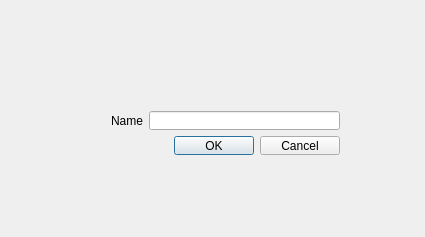
<?xml version="1.0" encoding="UTF-8"?>
<ui version="4.0">
 <class>Dialog</class>
 <widget class="QDialog" name="Dialog">
  <property name="geometry">
   <rect>
    <x>0</x>
    <y>0</y>
    <width>425</width>
    <height>237</height>
   </rect>
  </property>
  <property name="windowTitle">
   <string>Dialog</string>
  </property>
  <widget class="QWidget" name="">
   <property name="geometry">
    <rect>
     <x>100</x>
     <y>100</y>
     <width>251</width>
     <height>66</height>
    </rect>
   </property>
   <layout class="QVBoxLayout" name="verticalLayout">
    <item>
     <layout class="QHBoxLayout" name="horizontalLayout">
      <item>
       <widget class="QLabel" name="label">
        <property name="text">
         <string>Name</string>
        </property>
        <property name="buddy">
         <cstring>lineEdit</cstring>
        </property>
       </widget>
      </item>
      <item>
       <widget class="QLineEdit" name="lineEdit"/>
      </item>
     </layout>
    </item>
    <item>
     <layout class="QHBoxLayout" name="horizontalLayout_2">
      <item>
       <spacer name="horizontalSpacer">
        <property name="orientation">
         <enum>Qt::Horizontal</enum>
        </property>
        <property name="sizeHint" stdset="0">
         <size>
          <width>40</width>
          <height>20</height>
         </size>
        </property>
       </spacer>
      </item>
      <item>
       <widget class="QPushButton" name="pushButton">
        <property name="text">
         <string>OK</string>
        </property>
       </widget>
      </item>
      <item>
       <widget class="QPushButton" name="pushButton_2">
        <property name="text">
         <string>Cancel</string>
        </property>
       </widget>
      </item>
     </layout>
    </item>
   </layout>
  </widget>
 </widget>
 <layoutdefault spacing="6" margin="11"/>
 <tabstops>
  <tabstop>lineEdit</tabstop>
  <tabstop>pushButton</tabstop>
  <tabstop>pushButton_2</tabstop>
 </tabstops>
 <resources/>
 <connections>
  <connection>
   <sender>pushButton_2</sender>
   <signal>clicked()</signal>
   <receiver>Dialog</receiver>
   <slot>close()</slot>
   <hints>
    <hint type="sourcelabel">
     <x>297</x>
     <y>154</y>
    </hint>
    <hint type="destinationlabel">
     <x>310</x>
     <y>179</y>
    </hint>
   </hints>
  </connection>
  <connection>
   <sender>pushButton</sender>
   <signal>clicked()</signal>
   <receiver>Dialog</receiver>
   <slot>accept()</slot>
   <hints>
    <hint type="sourcelabel">
     <x>177</x>
     <y>153</y>
    </hint>
    <hint type="destinationlabel">
     <x>129</x>
     <y>153</y>
    </hint>
   </hints>
  </connection>
 </connections>
</ui>
